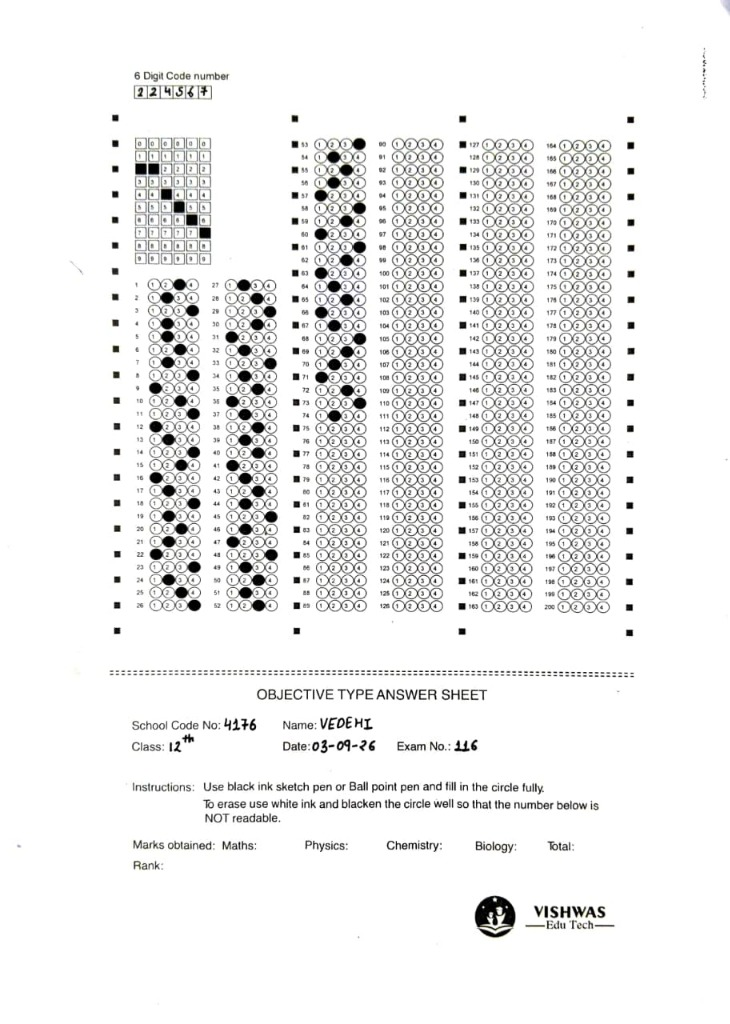
#> input picture apps/mobile/assets/samples/sample_1_vedehi_224567.jpg, 730 x 1024 px
$ python -i detect_fields.py   (imports and definitions only)
#> lines starting #> are read from the running program, lines starting #| are printed output that depends on the picture; after the words box and inside, x2 and y2 are one past the last pixel; in counts of white or black regions, pixels touching at a corner belong together
#> further down, picture is the input picture: shape (1024, 730, 3); mean B, G, R 239, 239.2, 239.2
"""
Metadata and handwritten field analysis processor for OMR sheets:
- Detects whether metadata fields (School Code No, Name, Class, Date, Exam No) are vacant or filled in
- Computes ink stroke density and handwriting presence
"""
import cv2
import numpy as np
from typing import Dict, Any, Optional, Tuple, List


def detect_metadata_fields(
    aligned_image: np.ndarray,
    template_config: Optional[Dict[str, Any]] = None,
) -> Dict[str, Any]:
    """
    Analyzes the handwritten/printed metadata fields in the lower section of the OMR sheet.
    Returns vacant/filled status for:
    - school_code
    - student_name
    - class_name
    - date
    - exam_no
    """
    if template_config is None:
        template_config = {}

    if len(aligned_image.shape) == 3:
        gray = cv2.cvtColor(aligned_image, cv2.COLOR_BGR2GRAY)
    else:
        gray = aligned_image.copy()

    h, w = gray.shape[:2]
#> h = 1024; w = 730

    # Canonical coordinate definitions relative to canonical sheet dimensions (2480 x 3508)
    # Relative ratio boxes: (x_ratio, y_ratio, w_ratio, h_ratio)
    field_regions = {
        "roll_boxes": {
            "label": "Roll Number (Boxes)",
            "rect": (410 / 2480.0, 230 / 3508.0, 330 / 2480.0, 70 / 3508.0),
        },
        "school_code": {
            "label": "School Code No",
            "rect": (750 / 2480.0, 2475 / 3508.0, 420 / 2480.0, 70 / 3508.0),
        },
        "student_name": {
            "label": "Student Name",
            "rect": (1450 / 2480.0, 2475 / 3508.0, 850 / 2480.0, 70 / 3508.0),
        },
        "class_name": {
            "label": "Class",
            "rect": (480 / 2480.0, 2565 / 3508.0, 650 / 2480.0, 70 / 3508.0),
        },
        "date": {
            "label": "Date",
            "rect": (1420 / 2480.0, 2565 / 3508.0, 450 / 2480.0, 70 / 3508.0),
        },
        "exam_no": {
            "label": "Exam No.",
            "rect": (2150 / 2480.0, 2565 / 3508.0, 290 / 2480.0, 70 / 3508.0),
        },
        "maths_marks": {
            "label": "Maths Marks",
            "rect": (840 / 2480.0, 2890 / 3508.0, 280 / 2480.0, 65 / 3508.0),
        },
        "physics_marks": {
            "label": "Physics Marks",
            "rect": (1400 / 2480.0, 2890 / 3508.0, 280 / 2480.0, 65 / 3508.0),
        },
        "chemistry_marks": {
            "label": "Chemistry Marks",
            "rect": (2000 / 2480.0, 2890 / 3508.0, 240 / 2480.0, 65 / 3508.0),
        },
        "total_marks": {
            "label": "Total Marks",
            "rect": (2320 / 2480.0, 2890 / 3508.0, 140 / 2480.0, 65 / 3508.0),
        },
        "rank": {
            "label": "Rank",
            "rect": (420 / 2480.0, 2980 / 3508.0, 450 / 2480.0, 65 / 3508.0),
        },
    }

    # Override with custom regions if specified in template_config
    if "metadataRegions" in template_config:
        for k, v in template_config["metadataRegions"].items():
            if k in field_regions:
                field_regions[k]["rect"] = v

    results: Dict[str, Any] = {}
    vacant_list: List[str] = []
    filled_list: List[str] = []

    for key, info in field_regions.items():
        rx, ry, rw, rh = info["rect"]
        x1 = int(rx * w)
        y1 = int(ry * h)
        x2 = min(w, int((rx + rw) * w))
        y2 = min(h, int((ry + rh) * h))

        roi = gray[y1:y2, x1:x2]
        if roi.size == 0:
            results[key] = {
                "label": info["label"],
                "is_vacant": True,
                "confidence": 1.0,
                "dark_ratio": 0.0,
            }
            vacant_list.append(info["label"])
            continue

        # Adaptive thresholding to identify pencil/pen strokes
        blur = cv2.GaussianBlur(roi, (3, 3), 0)
        _, dark_mask = cv2.threshold(blur, 175, 255, cv2.THRESH_BINARY_INV)

        dark_pixels = np.sum(dark_mask > 0)
        total_pixels = roi.size
        dark_ratio = float(dark_pixels) / float(total_pixels)

        # Field is vacant if dark stroke ratio is less than 3.5%
        is_vacant = bool(dark_ratio < 0.035)

        if is_vacant:
            vacant_list.append(info["label"])
        else:
            filled_list.append(info["label"])

        results[key] = {
            "label": info["label"],
            "is_vacant": is_vacant,
            "has_handwriting": not is_vacant,
            "dark_ratio": round(dark_ratio, 4),
            "roi_box": {"x": x1, "y": y1, "w": x2 - x1, "h": y2 - y1},
        }
#> this loop made 11 passes
#> (dark_pixels, dark_ratio, is_vacant) on passes 1 to 11: (290, 0.149, False), (422, 0.17, False), (16, 0.00319, True), (155, 0.0386, False), (108, 0.0387, False), (0, 0, True), (123, 0.0789, False), (235, 0.151, False), (0, 0, True), (0, 0, True), (0, 0, True)
#> pass 1, in detect_metadata_fields, `roi = gray[y1:y2, x1:x2]`:
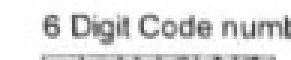
#> roi: shape (20, 97) (shown 3 times larger); min 67, max 255, mean 225.3
#> pass 1, in detect_metadata_fields, `blur = cv2.GaussianBlur(roi, (3, 3), 0)`:
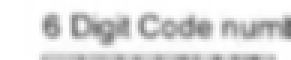
#> blur: shape (20, 97) (shown 3 times larger); min 105, max 255, mean 225.3
#> pass 1, in detect_metadata_fields, `_, dark_mask = cv2.threshold(blur, 175, 255, cv2.THRESH_BINARY_INV)`:
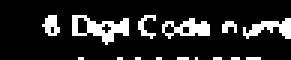
#> dark_mask: shape (20, 97) (shown 3 times larger); 14.9% white in thin lines or dots, all inside (x1, y1, x2, y2) = (14, 5, 97, 20)
#> pass 2, in detect_metadata_fields, `roi = gray[y1:y2, x1:x2]`:
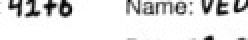
#> roi: shape (20, 124) (shown 2 times larger); min 0, max 255, mean 225.6
#> after the loop, filled_list = ['Roll Number (Boxes)', 'School Code No', 'Class', 'Date', 'Maths Marks', 'Physics Marks']; results = 11 items; vacant_list = ['Student Name', 'Exam No.', 'Chemistry Marks', 'Total Marks', 'Rank']

    return {
        "fields": results,
        "vacant_fields": vacant_list,
        "filled_fields": filled_list,
        "vacant_count": len(vacant_list),
        "all_fields_completed": len(vacant_list) == 0,
    }

>>> import cv2
>>> picture = cv2.imread('../../../../apps/mobile/assets/samples/sample_1_vedehi_224567.jpg')
>>> result = detect_metadata_fields(picture)
#> result = 5 items

$ run again, on apps/mobile/assets/samples/sample_2_amar_342105.jpg
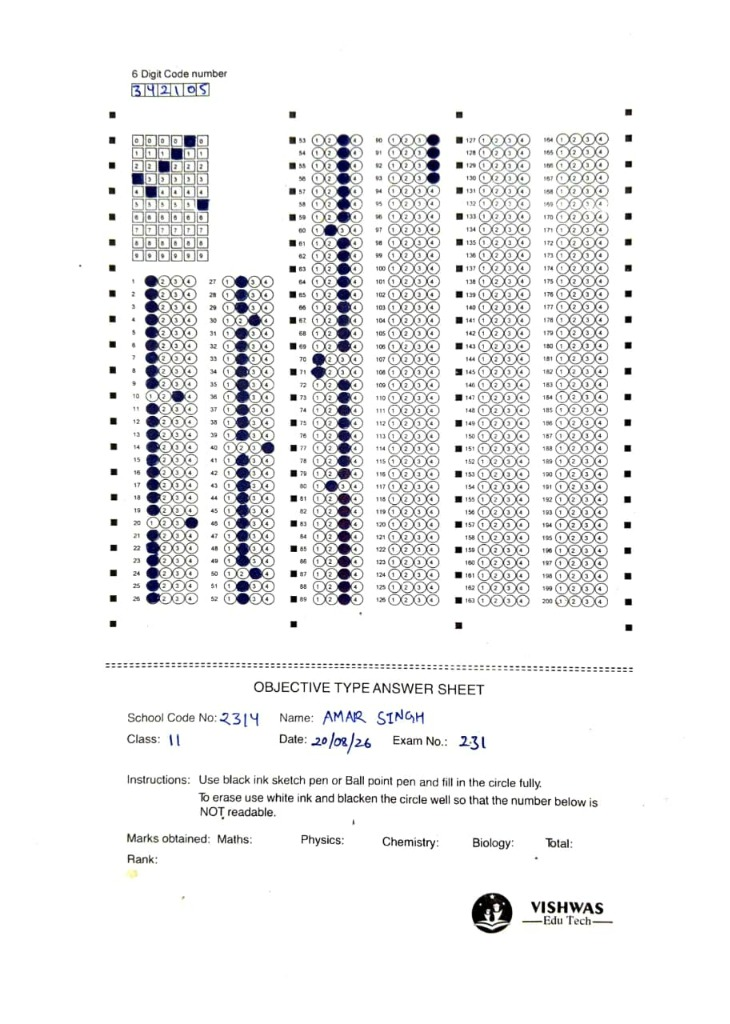
#> input picture apps/mobile/assets/samples/sample_2_amar_342105.jpg, 730 x 1024 px
#> picture is the input picture: shape (1024, 730, 3); mean B, G, R 239.8, 239.3, 239.2
#> the loop in detect_metadata_fields, `for key, info in field_regions.items():` made 11 passes
#> (dark_pixels, dark_ratio, is_vacant) on passes 1 to 8: (388, 0.2, False), (246, 0.0992, False), (106, 0.0211, True), (0, 0, True), (11, 0.00394, True), (0, 0, True), (6, 0.00385, True), (118, 0.0757, False)
#> pass 1, in detect_metadata_fields, `_, dark_mask = cv2.threshold(blur, 175, 255, cv2.THRESH_BINARY_INV)`:
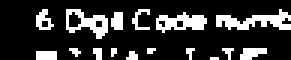
#> dark_mask: shape (20, 97) (shown 3 times larger); 20% white in thin lines or dots, all inside (x1, y1, x2, y2) = (12, 3, 97, 20)
#> pass 2, in detect_metadata_fields, `roi = gray[y1:y2, x1:x2]`:
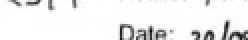
#> roi: shape (20, 124) (shown 2 times larger); min 6, max 255, mean 238.2
#> after the loop in detect_metadata_fields, `for key, info in field_regions.items():`: filled_list = ['Roll Number (Boxes)', 'School Code No', 'Physics Marks']; results = 11 items; vacant_list = ['Student Name', 'Class', 'Date', 'Exam No.', 'Maths Marks', 'Chemistry Marks', 'Total Marks', 'Rank']
#> result = 5 items
